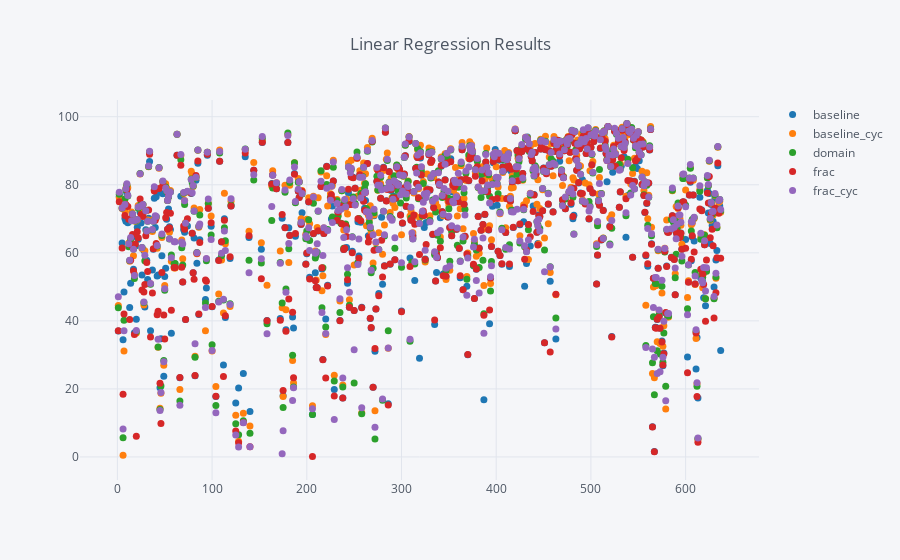

The code cell stored with this chart in its notebook:
### Code cell
lr.pivot_table(index='building_id', columns='method', values='score').iplot(mode='markers', size=7, title='Linear Regression Results')

### Figure 1 — Plotly figure (JSON) as saved in the notebook; plotly's stock layout.template omitted (floating-point values rounded to 4 significant figures; data arrays with more than 128 entries replaced by an {"elided": "..."} marker saying what was removed)
{"data": [{"line": {"color": "rgba(31, 119, 180, 1.0)", "dash": "solid", "shape": "linear", "width": 1.3}, "marker": {"size": 7, "symbol": "circle"}, "mode": "markers", "name": "baseline", "text": "", "type": "scatter", "uid": "e176c888-4e01-40e1-95f4-368979d298f5", "x": {"elided": "530 int values"}, "y": {"elided": "530 float values"}}, {"line": {"color": "rgba(255, 127, 14, 1.0)", "dash": "solid", "shape": "linear", "width": 1.3}, "marker": {"size": 7, "symbol": "circle"}, "mode": "markers", "name": "baseline_cyc", "text": "", "type": "scatter", "uid": "e7726586-6c7e-49c5-be59-51fe022690b5", "x": {"elided": "530 int values"}, "y": {"elided": "530 float values"}}, {"line": {"color": "rgba(44, 160, 44, 1.0)", "dash": "solid", "shape": "linear", "width": 1.3}, "marker": {"size": 7, "symbol": "circle"}, "mode": "markers", "name": "domain", "text": "", "type": "scatter", "uid": "1b5b9574-74d8-49bf-bcc2-f2db735426be", "x": {"elided": "530 int values"}, "y": {"elided": "530 float values"}}, {"line": {"color": "rgba(214, 39, 40, 1.0)", "dash": "solid", "shape": "linear", "width": 1.3}, "marker": {"size": 7, "symbol": "circle"}, "mode": "markers", "name": "frac", "text": "", "type": "scatter", "uid": "307c4a29-90f6-4698-ab5a-71e48bee6841", "x": {"elided": "530 int values"}, "y": {"elided": "530 float values"}}, {"line": {"color": "rgba(148, 103, 189, 1.0)", "dash": "solid", "shape": "linear", "width": 1.3}, "marker": {"size": 7, "symbol": "circle"}, "mode": "markers", "name": "frac_cyc", "text": "", "type": "scatter", "uid": "cefd6aca-3454-455b-81ad-6005e0cea08a", "x": {"elided": "530 int values"}, "y": {"elided": "530 float values"}}], "layout": {"legend": {"bgcolor": "#F5F6F9", "font": {"color": "#4D5663"}}, "paper_bgcolor": "#F5F6F9", "plot_bgcolor": "#F5F6F9", "title": {"font": {"color": "#4D5663"}, "text": "Linear Regression Results"}, "xaxis": {"gridcolor": "#E1E5ED", "showgrid": true, "tickfont": {"color": "#4D5663"}, "title": {"font": {"color": "#4D5663"}, "text": ""}, "zerolinecolor": "#E1E5ED"}, "yaxis": {"gridcolor": "#E1E5ED", "showgrid": true, "tickfont": {"color": "#4D5663"}, "title": {"font": {"color": "#4D5663"}, "text": ""}, "zerolinecolor": "#E1E5ED"}}}
